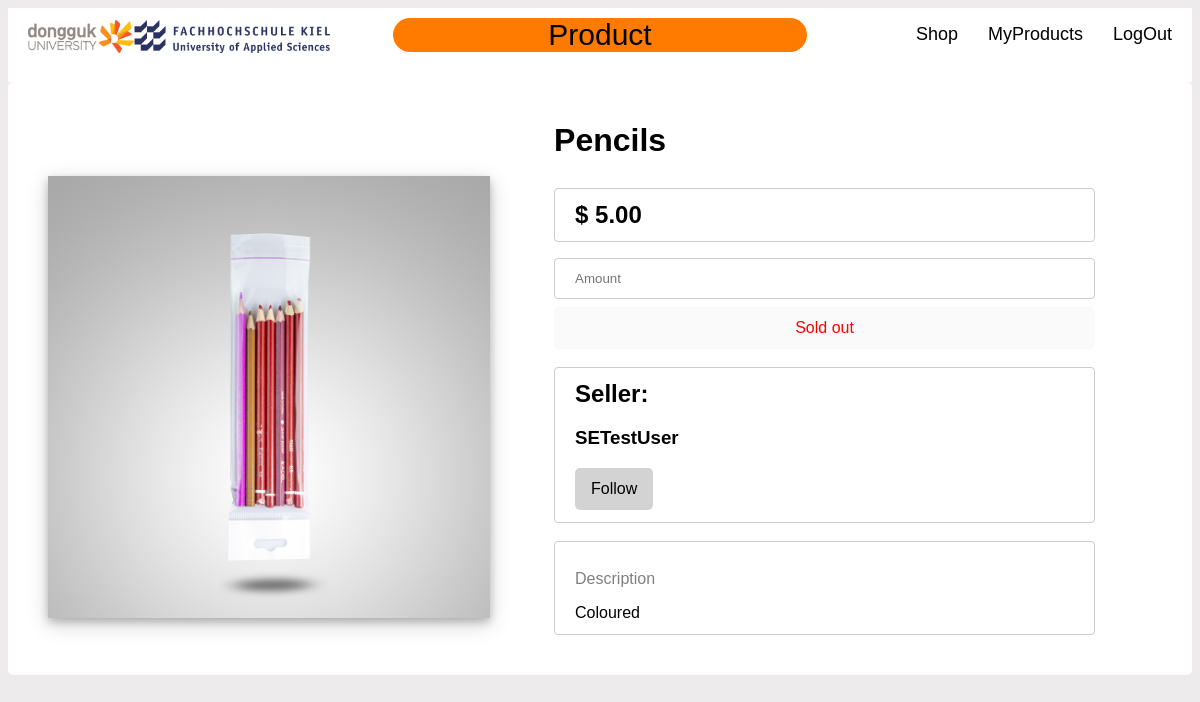
Page /product/11 (signed in) on the committed database.
### website/models.py (models this page shows, shortened)
class products(db.Model):
    id = db.Column(db.Integer, primary_key=True)
    name = db.Column(db.String(80), nullable=False)
    price = db.Column(db.Numeric(10,2), nullable=False)
    picture = db.Column(db.String(200), nullable=False)
    keywords = db.Column(db.String(200), nullable=False)
    description = db.Column(db.Text, nullable=False)
    sold = db.Column(db.String(80), nullable=True)
    user_id = db.Column(db.Integer, db.ForeignKey('user.id'))

class User(db.Model, UserMixin):
    id = db.Column(db.Integer, primary_key=True)
    username = db.Column(db.String(150))
    password = db.Column(db.String(150))
    products = db.relationship('products', backref='user')
    followed = db.relationship(
        'User', secondary=followers,
        primaryjoin=(followers.c.follower_id == id),
        secondaryjoin=(followers.c.followed_id == id),
        backref=db.backref('followers', lazy='dynamic'), lazy='dynamic')
    def is_following(self, user):
            return self.followed.filter(
                followers.c.followed_id == user.id).count() > 0

### website/views.py (the view)
@views.route('/product/<int:id>', methods = ['GET', 'POST'])
@login_required
def product(id):
    return render_template("product.html", user=current_user, products = products.query.get_or_404(id))

### website/__init__.py (called while the page is built)
def create_app():
    app = Flask(__name__, static_url_path='/website/static')
    app.config['SQLALCHEMY_DATABASE_URI'] = 'sqlite:///team6.sqlite3'
    app.config['SECRET_KEY'] = "qwerasdf"
    db.init_app(app)
    from .views import views
    from .auth import auth
    app.register_blueprint(views, url_prefix='/')
    app.register_blueprint(auth, url_prefix='/')
    from .models import User, products
    create_database(app)
    login_manager = LoginManager()
    login_manager.login_view = 'auth.login'
    login_manager.init_app(app)
    @login_manager.user_loader
    def load_user(id):
        try:
            return User.query.get(int(id))
        except:
            return None
    return app

### website/templates/product.html (shortened to what this page needs)
{% extends 'base.html' %}
{% block pageTitle %}
<p>Product</p>
{% endblock %}
{% block content %}
<div class="container">
    <div class="product-content-single">
        <img class="pic-1-single" src={{ '/' + products.picture }}>
        <div class="product-content-single-info">
            <h1 style="margin-top:0;">{{ products.name }}</h1>
            <h2 class="product-info">$ {{ products.price }}</h2>
            <input type="text" class="product-info" placeholder="Amount"/>
            {% if products.sold == "sold" %}
                <button type="button" class="btnsold" style="width: 100%" disabled>Sold out</button>
            {% else %}
                <button type="submit" class="btn" style="width: 100%">Add to card</button>
            {% endif %}
            <br>
            <br>
            <div class="product-content-user">
                <h2 style="margin: 0;">Seller:</h2>
                <h3>{{ products.user.username }}</h3>
                {% if current_user.is_following(products.user)%}
                    <form action="{{ url_for('views.unfollow', username=products.user.username) }}" method="post">
                        <button type="submit" class="btn">Unfollow</button>
                    </form>
                {% else %}
                    <form action="{{ url_for('views.follow', username=products.user.username) }}" method="post">
                        <button type="submit" class="btn">Follow</button>
                    </form>
                {% endif %}
            </div>
            <br>
            <br>
            <div class="product-description">
                <p style="font-weight: lighter; color: grey; font-size: medium;">Description</p>
                {{ products.description }}
            </div>
        </div>
    </div>
</div>
{% endblock %}

### website/static/css/main.css (style rules this page uses)
html { font-family: Verdana, Geneva, Tahoma, sans-serif; }
body { background-color: rgb(237, 235, 235); }
.container { border-radius: 5px; padding: 20px; background-color: white; }
.btn { background-color: lightgray; border: none; border-radius: 5px; color: black; padding: 12px 16px; font-size: 16px; cursor: pointer; }
.btnsold { border: none; border-radius: 5px; color: red; padding: 12px 16px; font-size: 16px; }
.product-content-single { width: 100%; margin: 0px 0px; display: inline-block; box-sizing: border-box; }
.pic-1-single { width: 40%; margin-right: 60px; box-shadow: 0 4px 8px 0 rgba(0, 0, 0, 0.2), 0 6px 20px 0 rgba(0, 0, 0, 0.19); }
.product-content-single-info { width: 49%; display: inline-block; box-sizing: border-box; }
.product-info { width: 100%; padding: 12px 20px; margin: 8px 0; display: inline-block; border: 1px solid #ccc; border-radius: 4px; box-sizing: border-box; }
.product-content-user { position: relative; width: 100%; padding: 12px 20px; display: inline-block; border: 1px solid #ccc; border-radius: 4px; box-sizing: border-box; }
.product-description { position: relative; width: 100%; padding: 12px 20px; display: inline-block; border: 1px solid #ccc; border-radius: 4px; box-sizing: border-box; }

### rows in the picture
products: picture (picture), name "Pencils", price "5.00", description "Coloured"
User: user.username "SETestUser"
